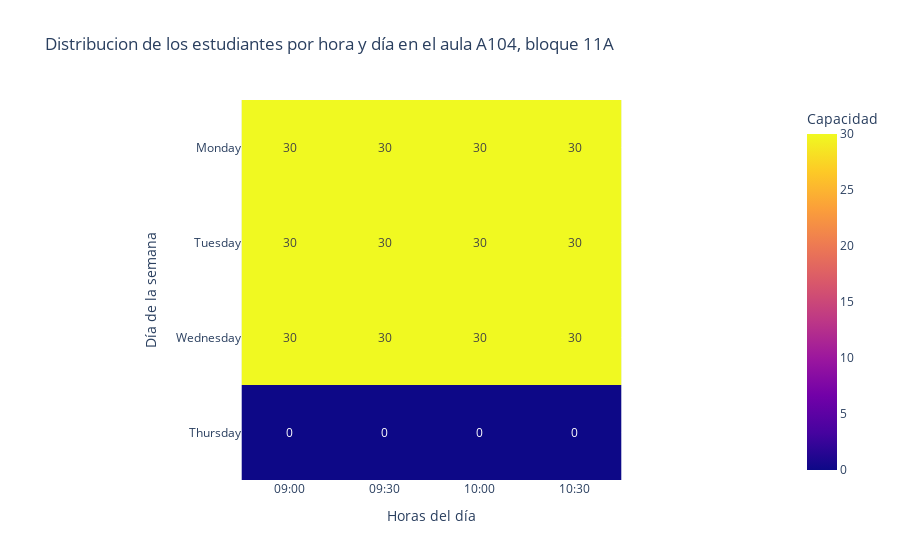

Notebook cell for this chart:
### Code cell
fig_11A_a104 = crear_heatmap_fac_aul('Facultad de Ingeniería en Electricidad y Computación','11A','A104')
fig_11A_a104.show()

### Figure 1 — Plotly figure (JSON) as saved in the notebook; plotly's stock layout.template omitted (floating-point values rounded to 4 significant figures)
{"data": [{"coloraxis": "coloraxis", "hovertemplate": "Horas del día: %{x}<br>Día de la semana: %{y}<br>Capacidad: %{z}<extra></extra>", "name": "0", "text": [[30, 30, 30, 30], [30, 30, 30, 30], [30, 30, 30, 30], [0, 0, 0, 0]], "texttemplate": "%{text}", "type": "heatmap", "x": ["09:00", "09:30", "10:00", "10:30"], "xaxis": "x", "y": ["Monday", "Tuesday", "Wednesday", "Thursday"], "yaxis": "y", "z": [[30, 30, 30, 30], [30, 30, 30, 30], [30, 30, 30, 30], [0, 0, 0, 0]]}], "layout": {"coloraxis": {"colorbar": {"title": {"text": "Capacidad"}}, "colorscale": [[0, "#0d0887"], [0.1111, "#46039f"], [0.2222, "#7201a8"], [0.3333, "#9c179e"], [0.4444, "#bd3786"], [0.5556, "#d8576b"], [0.6667, "#ed7953"], [0.7778, "#fb9f3a"], [0.8889, "#fdca26"], [1, "#f0f921"]]}, "title": {"text": "Distribucion de los estudiantes por hora y día en el aula A104, bloque 11A"}, "xaxis": {"anchor": "y", "constrain": "domain", "domain": [0, 1], "scaleanchor": "y", "title": {"text": "Horas del día"}}, "yaxis": {"anchor": "x", "autorange": "reversed", "constrain": "domain", "domain": [0, 1], "title": {"text": "Día de la semana"}}}}
